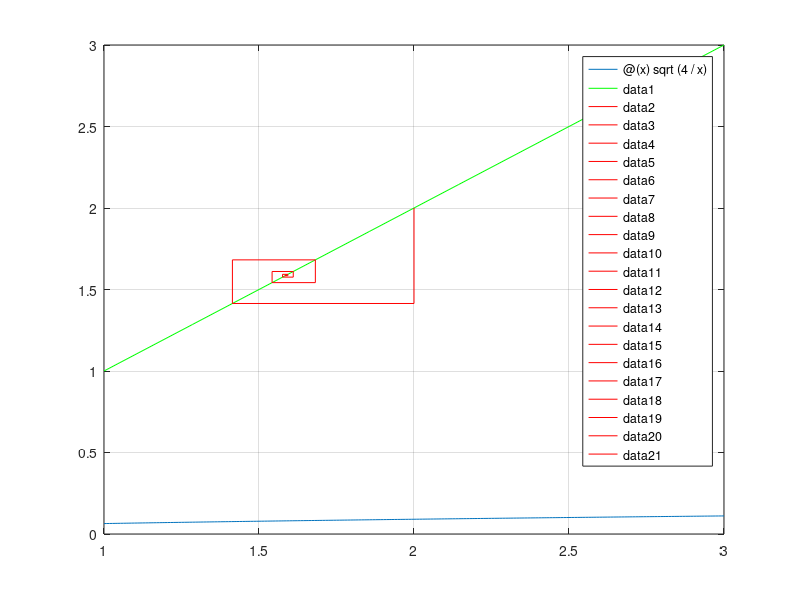

Here is the MATLAB script that generated this plot:
clear;
clc;
f = @(x) sqrt(4/x);
k = @(x) x;
L = 1;
R = 3;
start = 2;
ori = start;
n = 0;

tol = 1e-3;


figure(1);
fplot(f,[L,R]);
hold on;
fplot(k,[L,R],'g');

grid on;


fprintf("use iterative method to find root from %d\n",start);

while abs(start - f(start)) > tol && n<20
    n=n+1;
    plot([start,start],[start,f(start)],'r-');
    new = f(start);
    plot([start,new],[f(start),f(start)],'r-');
    start = new;
    fprintf('%d iteration: start =  %.6f\n',n,start)
end

if(abs(start-f(start))<abs(ori-f(ori)))
    fprintf('find root: at around %.6f',start);
else
    fprintf('diverage from %.6f',ori);
end

